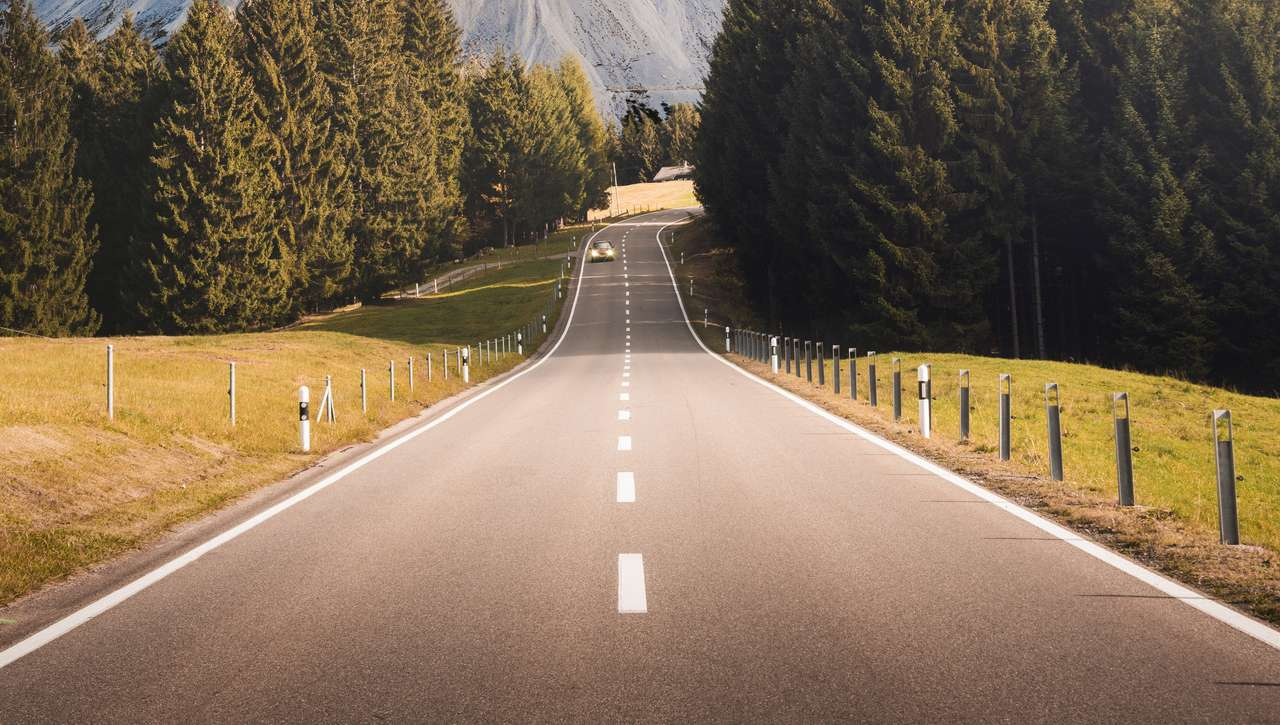
#> input picture ImaceProcessing/Lane_Lines/image.jpeg, 1280 x 725 px
$ python -i rest_api.py   (imports and definitions only)
#> lines starting #> are read from the running program, lines starting #| are printed output that depends on the picture; after the words box and inside, x2 and y2 are one past the last pixel; in counts of white or black regions, pixels touching at a corner belong together
from flask import Flask, jsonify, request, render_template
import cv2
import base64
import numpy as np
from io import BytesIO

class LaneDetector:
    def __init__(self):
        pass

    def detect_lane_lines(self, image):
        # Convert image to grayscale
        gray = cv2.cvtColor(image, cv2.COLOR_BGR2GRAY)

        # Apply Gaussian blur to smooth the image and reduce noise
        blur = cv2.GaussianBlur(gray, (5, 5), 0)

        # Apply Canny edge detection to detect edges in the image
        edges = cv2.Canny(blur, 50, 150)

        # Create a region of interest (ROI) mask to focus on the lane lines
        height, width = image.shape[:2]
        mask = np.zeros_like(edges)
        polygon = np.array([[
            (0, height),
            (width / 2, height / 2),
            (width, height),
        ]], np.int32)
        cv2.fillPoly(mask, polygon, 255)
        masked_edges = cv2.bitwise_and(edges, mask)

        # Apply Hough line detection to find the lane lines
        lines = cv2.HoughLinesP(masked_edges, rho=1, theta=np.pi/180, threshold=20, minLineLength=20, maxLineGap=300)

        """
        output_image = cv2.addWeighted(image, 0.8, lines, 1, 0)
        cv2.imshow('Lane Lines', output_image)
        cv2.waitKey(0)
        cv2.destroyAllWindows()
        """

        # Separate the left lane line and right lane line based on their slopes
        left_line_x = []
        left_line_y = []
        right_line_x = []
        right_line_y = []
        if lines is not None:
            for line in lines:
                x1, y1, x2, y2 = line[0]
                slope = (y2 - y1) / (x2 - x1)
                if slope < 0: # Left lane line
                    left_line_x.extend([x1, x2])
                    left_line_y.extend([y1, y2])
                elif slope > 0: # Right lane line
                    right_line_x.extend([x1, x2])
                    right_line_y.extend([y1, y2])

        # Fit a polynomial curve to the left lane line and right lane line
        if len(left_line_x) > 0 and len(left_line_y) > 0 and len(right_line_x) > 0 and len(right_line_y) > 0:
            left_fit = np.polyfit(left_line_y, left_line_x, 1)
            right_fit = np.polyfit(right_line_y, right_line_x, 1)
            left_line = self._get_line_points(left_fit, height)
            right_line = self._get_line_points(right_fit, height)
            return left_line, right_line
        else:
            return None, None

    def draw_lane_lines(self, image):
        # Detect lane lines
        left_line, right_line = self.detect_lane_lines(image)

        # Draw lane lines on original image
        if left_line is not None and right_line is not None:
            lines_image = np.zeros_like(image)
            cv2.line(lines_image, left_line[0], left_line[1], (0, 255, 0), 10)
            cv2.line(lines_image, right_line[0], right_line[1], (0, 255, 0), 10)
            return cv2.addWeighted(image, 0.8, lines_image, 1, 0)
        else:
            return image

    # [24 lines left out: function draw_dotted_lines, not called in this run]

    def _get_line_points(self, line_fit, height):
        slope, intercept = line_fit
        y1 = height
        y2 = int(height / 2)
        x1 = int((y1 - intercept) / slope)
        x2 = int((y2 - intercept) / slope)
        return (x1, y1), (x2, y2)

class ImageProcessor:
    def __init__(self):
        self.detector = LaneDetector()

    # [12 lines left out: function process_image, not called in this run]

# [1 line not run here, left out]
processor = ImageProcessor()

# [12 lines that did not run here, left out]

# [8 lines that did not run here, left out]

# [3 lines that did not run here, left out]

# [10 lines left out: functions shutdown_server, shutdown, not called in this run]

# [2 lines not run here, left out]

>>> import cv2
>>> picture = cv2.imread('image.jpeg')
#> picture is the input picture: shape (725, 1280, 3); mean B, G, R 83.3, 105.6, 125.9
>>> result = LaneDetector().draw_lane_lines(picture)
#> in detect_lane_lines, `gray = cv2.cvtColor(image, cv2.COLOR_BGR2GRAY)`:
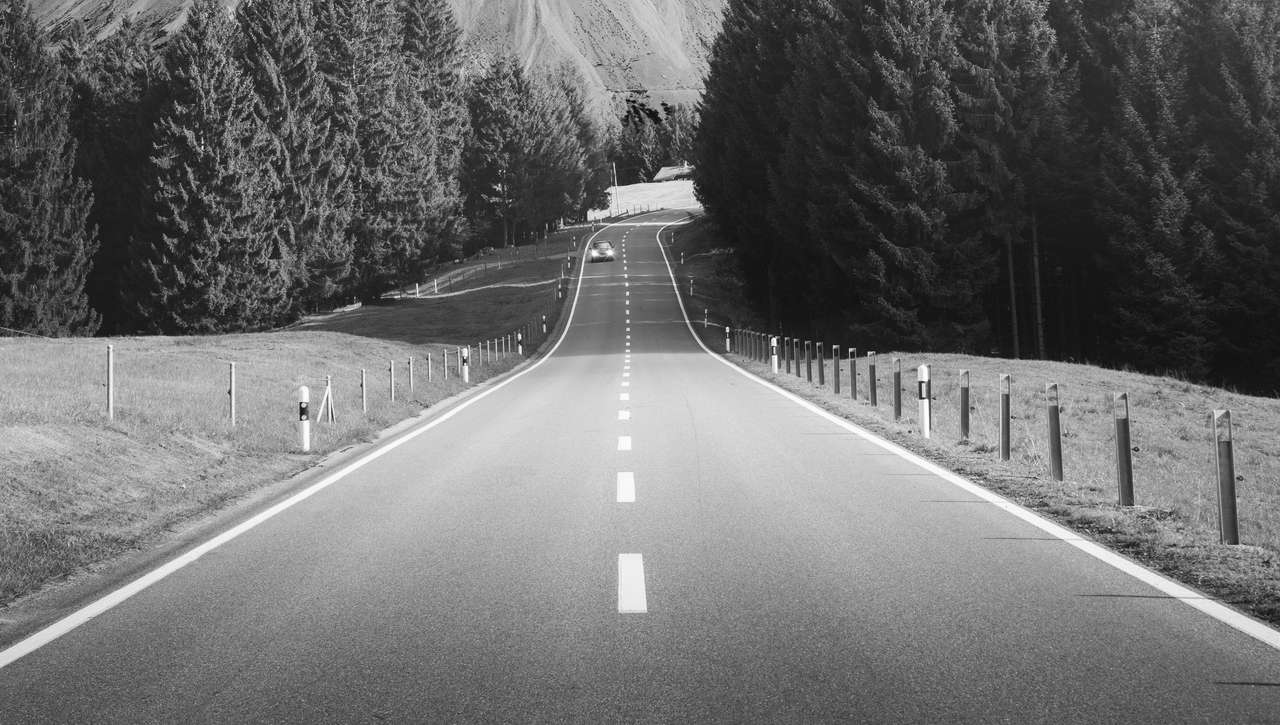
#> gray: shape (725, 1280); min 1, max 255, mean 109.1
#> in detect_lane_lines, `edges = cv2.Canny(blur, 50, 150)`:
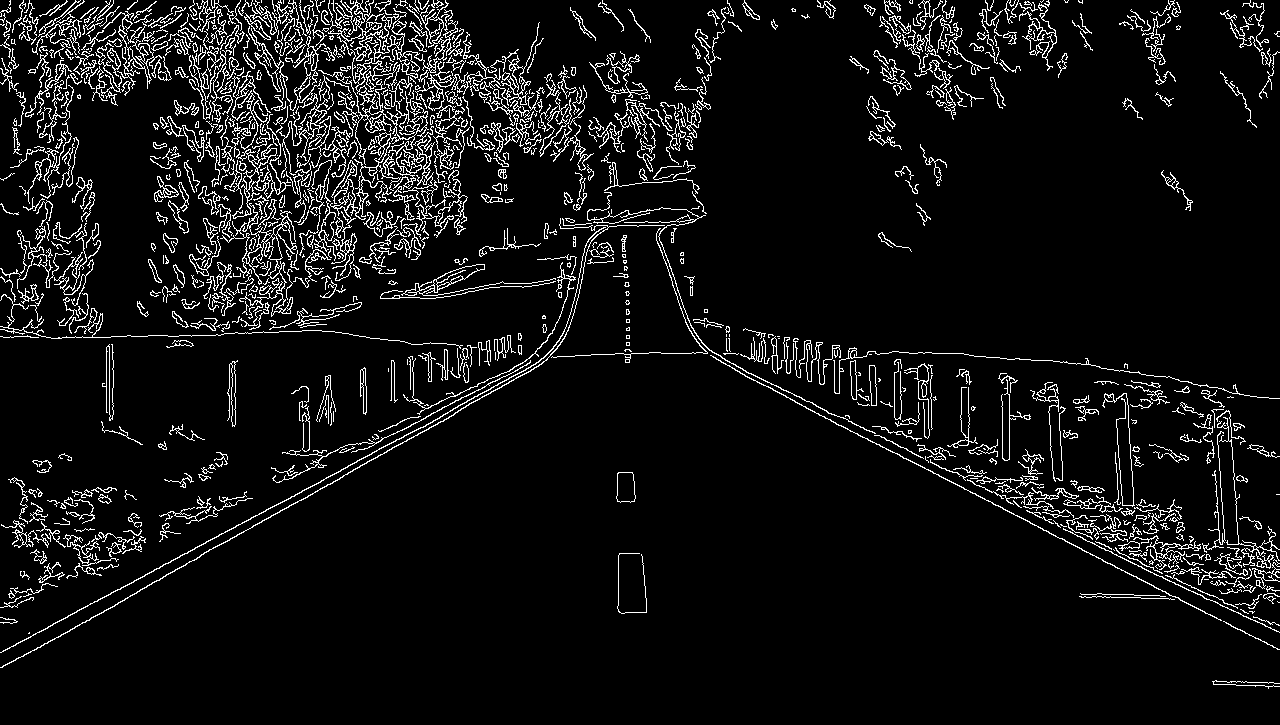
#> edges: shape (725, 1280); 7% white in thin lines or dots
#> in detect_lane_lines, `cv2.fillPoly(mask, polygon, 255)`: mask: shape (725, 1280); 25.1% white; 1 white region, box (x1, y1, x2, y2) and area: (1, 362, 1280, 725) 232597
#> in detect_lane_lines, `masked_edges = cv2.bitwise_and(edges, mask)`:
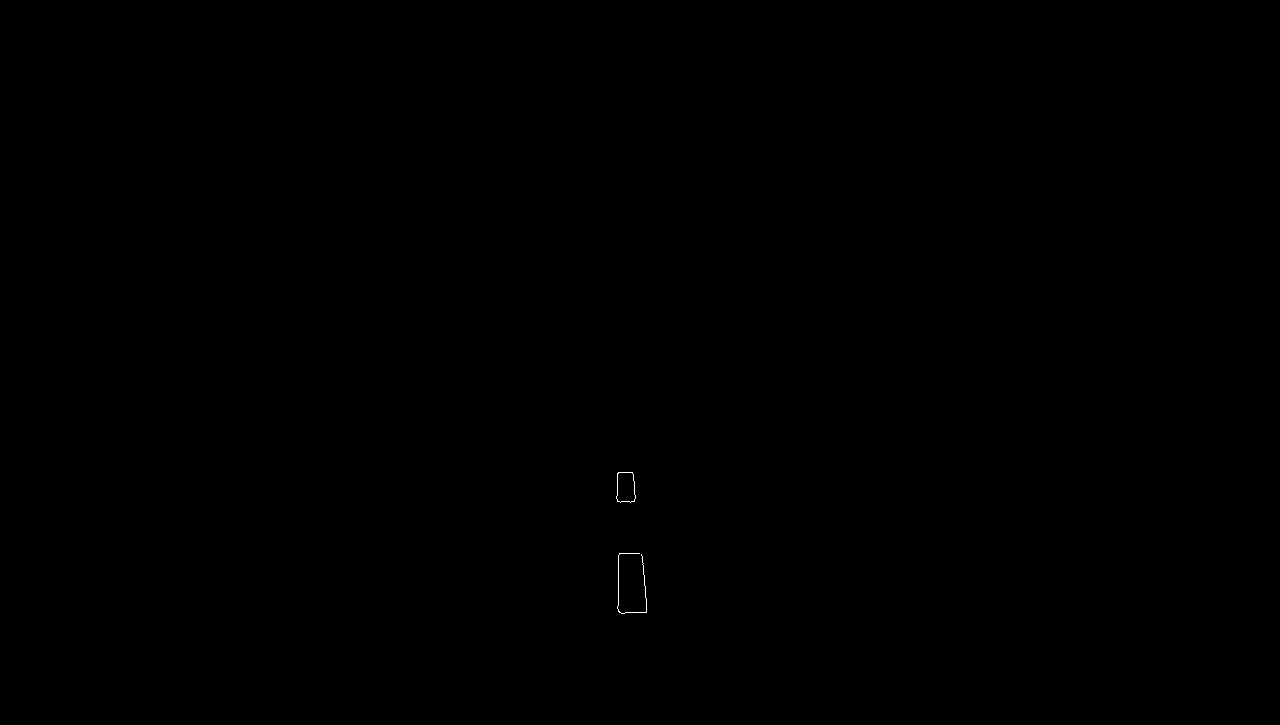
#> masked_edges: shape (725, 1280); 0.03% white in thin lines or dots, all inside (x1, y1, x2, y2) = (616, 472, 647, 614)
#> in detect_lane_lines, `lines = cv2.HoughLinesP(masked_edges, rho=1, theta=np.pi/180, threshol..`: lines = [[618, 611, 618, 472], [642, 556, 646, 604], [617, 608, 617, 473], [619, 612, 646, 612], [634, 481, 635, 553], [619, 553, 639, 553]]
#> the loop in detect_lane_lines, `for line in lines:` made 6 passes
#> (x1, y1, x2, y2, slope) on passes 1 to 6: (618, 611, 618, 472, -inf), (642, 556, 646, 604, 12), (617, 608, 617, 473, -inf), (619, 612, 646, 612, 0), (634, 481, 635, 553, 72), (619, 553, 639, 553, 0)
#> after the loop in detect_lane_lines, `for line in lines:`: left_line_x = [618, 618, 617, 617]; left_line_y = [611, 472, 608, 473]; right_line_x = [642, 646, 634, 635]; right_line_y = [556, 604, 481, 553]
#> in detect_lane_lines, `left_fit = np.polyfit(left_line_y, left_line_x, 1)`: left_fit = [5.33e-05, 617.5]
#> in detect_lane_lines, `right_fit = np.polyfit(right_line_y, right_line_x, 1)`: right_fit = [0.0947, 587.3]
#> in _get_line_points, `slope, intercept = line_fit`: slope = 5.33e-05; intercept = 617.5
#> in _get_line_points, `x1 = int((y1 - intercept) / slope)`: x1 = 2018745
#> in _get_line_points, `x2 = int((y2 - intercept) / slope)`: x2 = -4796215
#> in detect_lane_lines, `left_line = self._get_line_points(left_fit, height)`: left_line = ((2018745, 725), (-4796215, 362))
#> in detect_lane_lines, `right_line = self._get_line_points(right_fit, height)`: right_line = ((1453, 725), (-2378, 362))
#> in draw_lane_lines, `left_line, right_line = self.detect_lane_lines(image)`: left_line = ((2018745, 725), (-4796215, 362)); right_line = ((1453, 725), (-2378, 362))
#> in draw_lane_lines, `cv2.line(lines_image, right_line[0], right_line[1], (0, 255, 0), 10)`: lines_image: shape (725, 1280, 3); mean of channels 0, 1, 2 0, 7.4, 0
#> in draw_lane_lines, `return cv2.addWeighted(image, 0.8, lines_image, 1, 0)`:
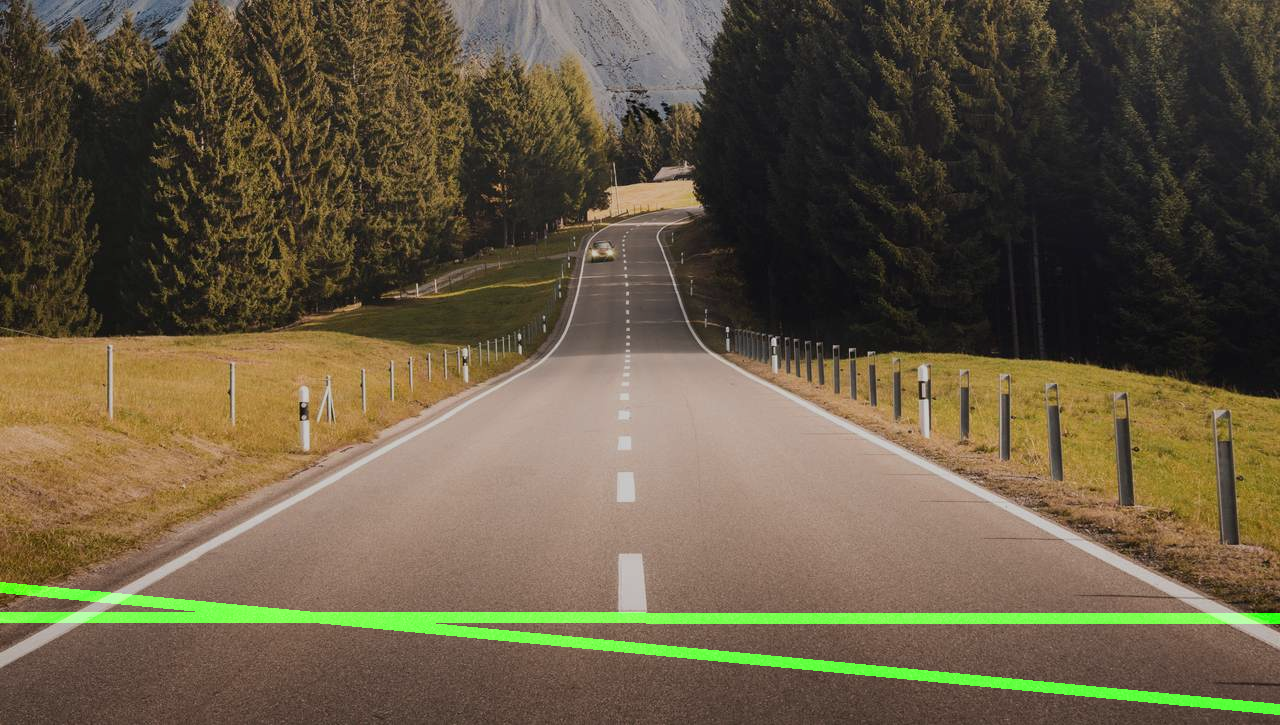
#> returned value: shape (725, 1280, 3); mean of channels 0, 1, 2 66.6, 89.2, 100.7; drawn as B, G, R
